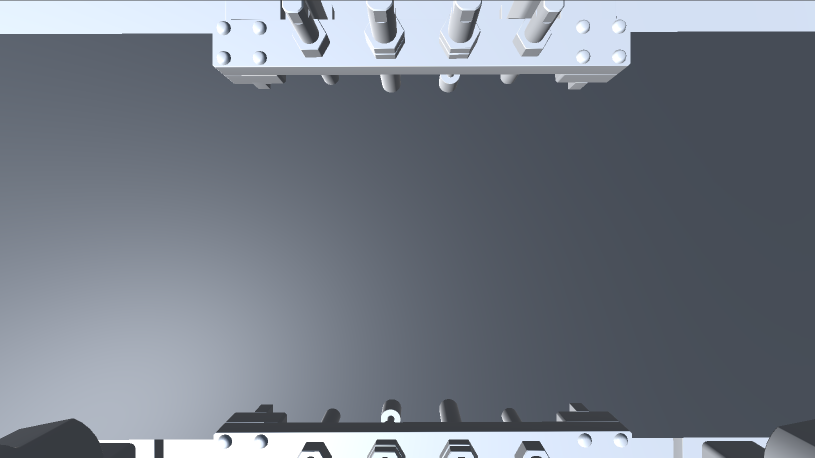
#> input picture conveyor_original.png, 1630 x 915 px (shown at 1/2 size)
$ jupyter execute contour_detect.ipynb
#> lines starting #> are read from the running program, lines starting #| are printed output that depends on the picture; after the words box and inside, x2 and y2 are one past the last pixel; in counts of white or black regions, pixels touching at a corner belong together
[cell 1]
import cv2
import numpy as np

original = cv2.imread('conveyor_original.png', cv2.IMREAD_GRAYSCALE)
#> original: shape (915, 1630); min 53, max 255, mean 120.7
object = cv2.imread('conveyor_object.png', cv2.IMREAD_GRAYSCALE)
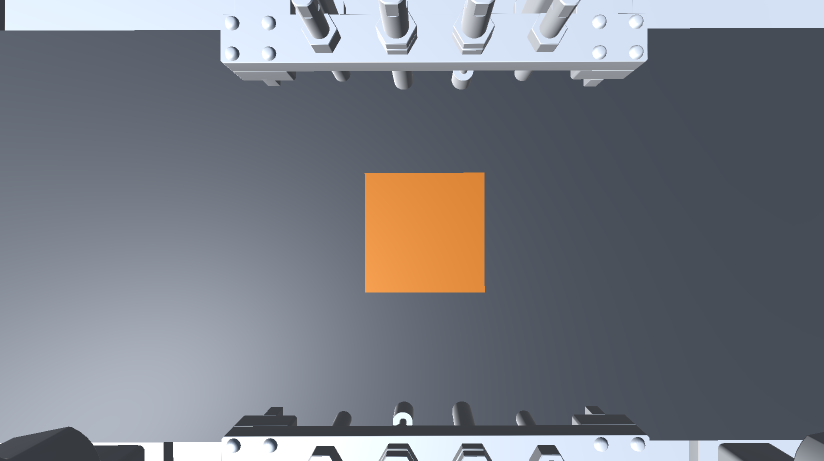
#> input picture conveyor_object.png, 1648 x 922 px (shown at 1/2 size)
#> object: shape (922, 1648); min 53, max 255, mean 123.1
object_left = cv2.imread('conveyor_object_left.png', cv2.IMREAD_GRAYSCALE)
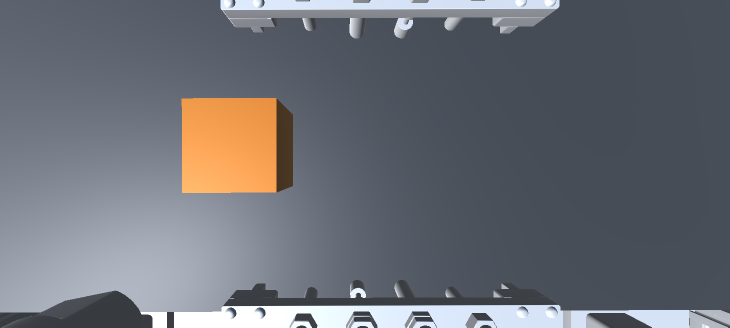
#> input picture conveyor_object_left.png, 1459 x 655 px (shown at 1/2 size)
#> object_left: shape (655, 1459); min 56, max 255, mean 109.8

original = cv2.resize(original, (original.shape[1]//2, original.shape[0]//2))
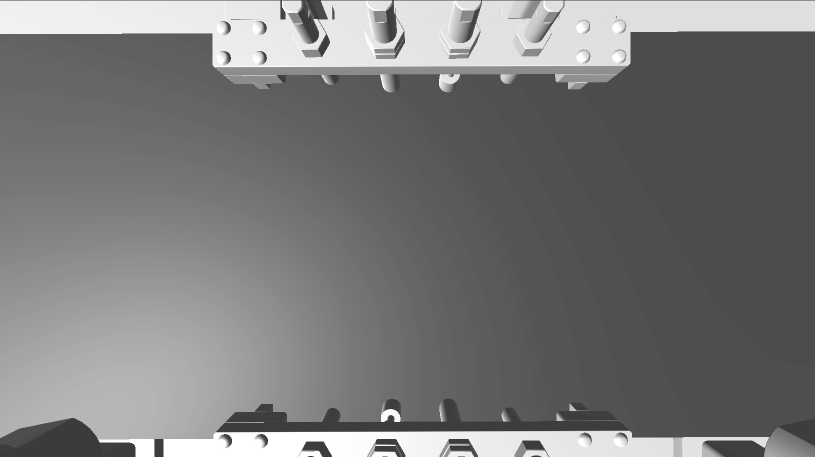
#> original: shape (457, 815); min 57, max 255, mean 120.7
object = cv2.resize(object, (object.shape[1]//2, object.shape[0]//2))
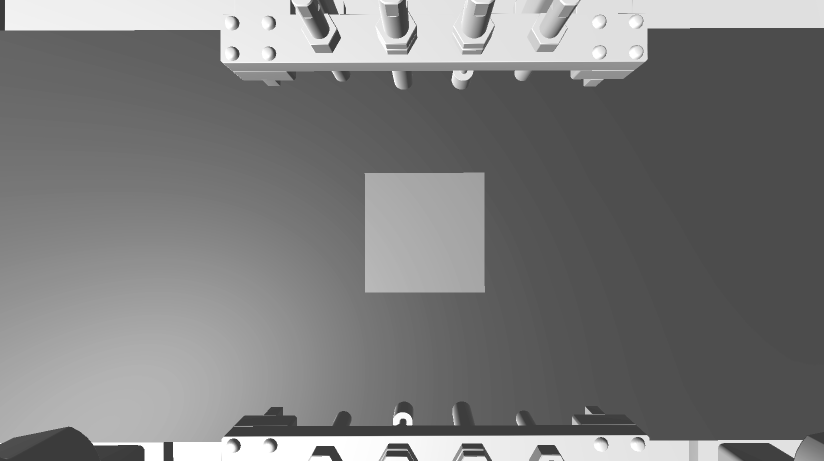
#> object: shape (461, 824); min 58, max 255, mean 123.1
object_left = cv2.resize(object_left, (object_left.shape[1]//2, object_left.shape[0]//2))
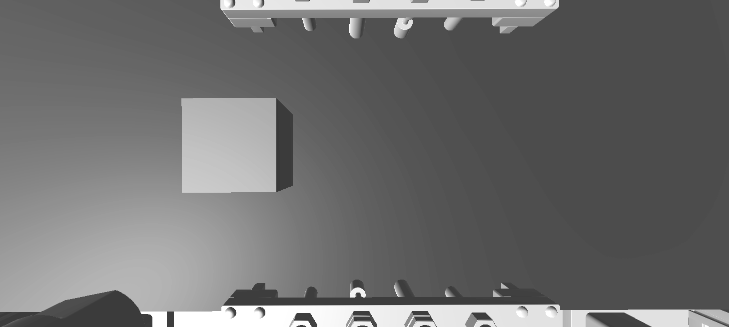
#> object_left: shape (327, 729); min 56, max 255, mean 109.7

new_height = min(original.shape[0], object.shape[0], object_left.shape[0])
#> new_height = 327
new_width = min(original.shape[1], object.shape[1], object_left.shape[1])
#> new_width = 729

original_resized = cv2.resize(original, (new_width, new_height))
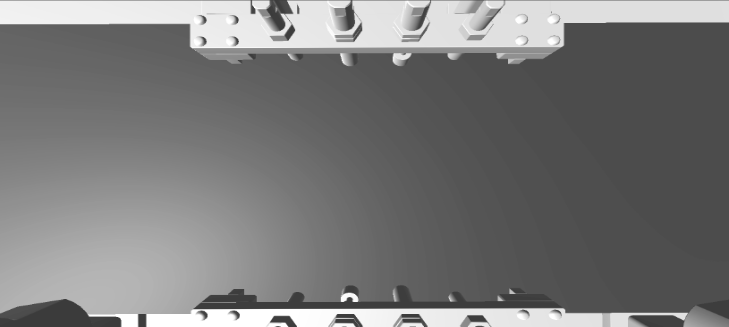
#> original_resized: shape (327, 729); min 59, max 255, mean 120.6
object_resized = cv2.resize(object, (new_width, new_height))
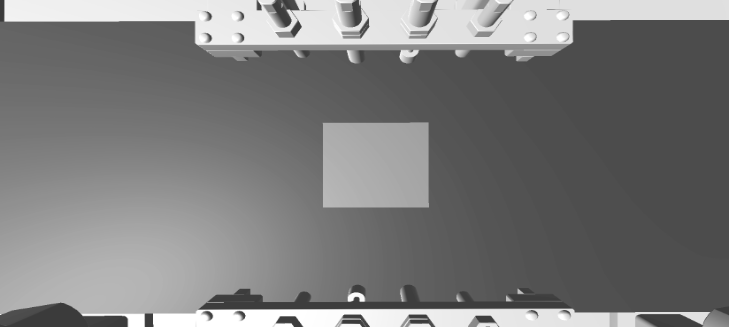
#> object_resized: shape (327, 729); min 58, max 255, mean 123.1
object_left_resized = cv2.resize(object_left, (new_width, new_height))

cv2.imshow('conveyor_original', original_resized)
cv2.imshow('conveyor_object', object_resized)
cv2.imshow('conveyor_object_left', object_left_resized)

cv2.waitKey(0)
cv2.destroyAllWindows()

[cell 2]
image1 = original_resized.copy()
#image2 = object_resized.copy()
image2 = object_left_resized.copy()

#image_center = (image2.shape[1] // 2, image2.shape[0] // 2)
#print(image_center)

diff = cv2.absdiff(image1, image2)
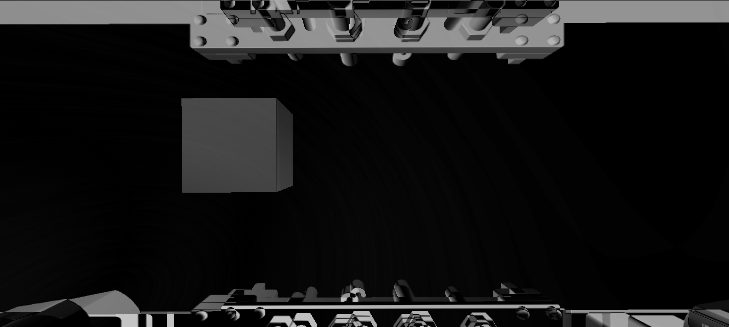
#> diff: shape (327, 729); min 0, max 196, mean 22.9
_, thresh = cv2.threshold(diff, 25, 255, cv2.THRESH_BINARY)
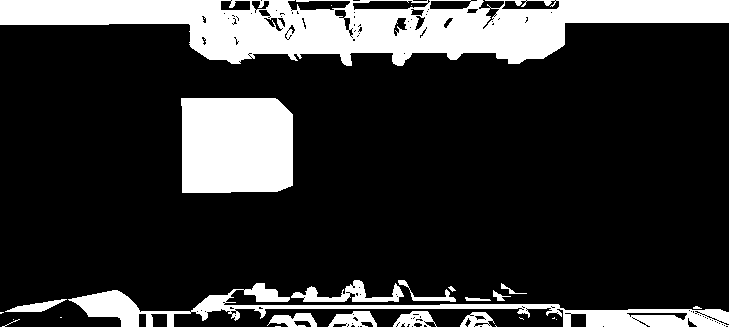
#> thresh: shape (327, 729); 19.8% white; 26 white regions (12 under 20 px)
contours, _ = cv2.findContours(thresh, cv2.RETR_EXTERNAL, cv2.CHAIN_APPROX_SIMPLE)
#> contours = 25 contours, 12 with area under 20; largest, box (x1, y1, x2, y2) and area: (0, 0, 729, 66) 28006, (181, 98, 293, 193) 10109, (68, 283, 729, 327) 6346, (291, 280, 404, 302) 830, (328, 311, 377, 327) 449

# 컨투어가 감지되었는지 확인
if contours:
    # 가장 큰 컨투어 찾기
    cnt = max(contours, key=cv2.contourArea)
#> cnt = contour of 245 points, box (x1, y1, x2, y2) (0, 0, 729, 66), area 28006

    # 최소 면적 기준으로 필터링
    if cv2.contourArea(cnt) > 500:
        # 객체의 바운딩 박스 계산
        x, y, w, h = cv2.boundingRect(cnt)
#> x = 0; y = 0; w = 729; h = 66
        object_center = (x + w // 2, y + h // 2)  # 객체 중심 좌표
#> object_center = (364, 33)
        print(object_center)
#| (364, 33)

        # 객체 중심이 이미지 중심에 가까운지 확인 (허용 오차 50 픽셀)
        tolerance = 5
        image_center = (image1.shape[1] // 2, image1.shape[0] // 2)
#> image_center = (364, 163)
        print(image_center)
#| (364, 163)
        if abs(object_center[1] - image_center[1]) < tolerance:
            # return True
            print("객체가 중앙에 위치합니다.")
        else:
            print("객체가 중앙에 위치하지 않습니다.")
else:
    print("컨투어가 감지되지 않았습니다.")
    # return False

# 컨투어를 원본 이미지에 그리기ㅇ
image_with_contours = image1.copy()  # 컨투어를 그릴 이미지 복사본 생성
cv2.drawContours(image_with_contours, contours, -1, (0, 255, 0), 2)  # 녹색 컨투어 그리기
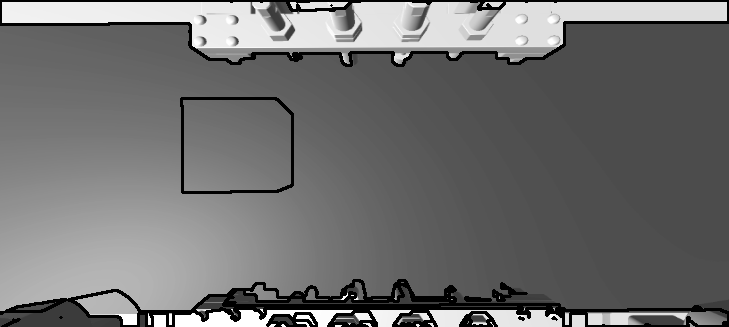
#> image_with_contours: shape (327, 729); 6.35% of pixels changed, all inside (x1, y1, x2, y2) = (0, 0, 729, 327)

# 컨투어를 그린 이미지 표시
cv2.imshow('Contours', image_with_contours)
cv2.waitKey(0)
cv2.destroyAllWindows()
